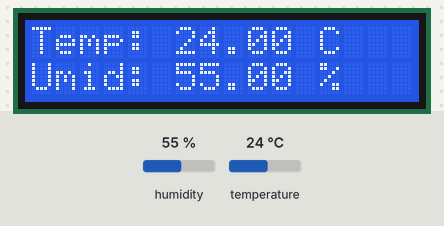
Recording of a sketch running on a simulated Arduino Uno, built with avr-gcc and run on an emulated ATmega328P. Shown: 16×2 character LCD. The inputs (shaded band) are chosen by the test bench; at power-on: humidity 55 %, temperature 24 °C. What the sketch prints to the serial monitor is not drawn.

Above: at 2.6 s.
2.7 s: humidity set to 22 %
At 4.6 s:
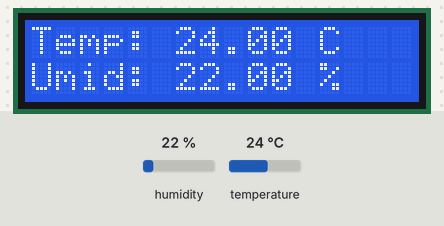
5.7 s: temperature set to 12 °C
At 6.5 s:
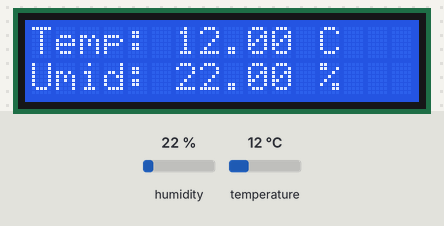
8.7 s: humidity set to 40 %
At 11.3 s:
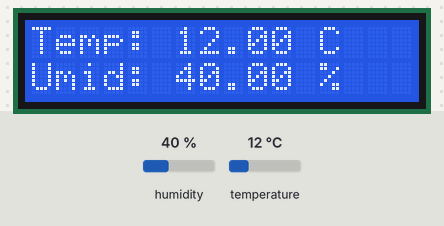
11.7 s: temperature set to 19 °C
At 13.4 s:
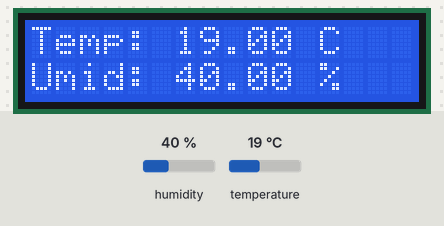
Timing chart, 0 to 14.9 s (numbered marks = the images above; inputs shaded):
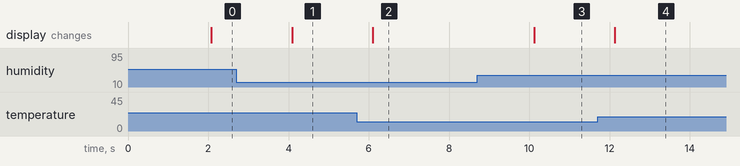

The sketch:

SensorUmidade.ino
```cpp
#include <LiquidCrystal.h>
LiquidCrystal lcd(8, 9, 4, 5, 6, 7);
#include <DHT.h>
#define DHTPIN 2
DHT sensor (DHTPIN, DHT22);
float hum, temp;

void setup(){
  Serial.begin(9600);
  Serial.println("Sensor DHT22");
  sensor.begin();
  lcd.begin(16, 2); //16 colunas e 2 linhas
  lcd.clear();
  lcd.setCursor(0,0);
  lcd.print("Temp:  ");
  lcd.setCursor(0,1);
  lcd.print("Umid: ");


}
void loop(){
  delay(2000);
  hum = sensor.readHumidity();
  temp = sensor.readTemperature();

  if (isnan(hum) || isnan(temp)) {
    Serial.println(F("Falha no sensor DHT22"));
    return;
  }
  Serial.print("Umid: ");
  Serial.print(hum);
  Serial.println(" %");
  Serial.print("Temp: ");
  Serial.print(temp);
  Serial.println(" C");

  lcd.setCursor(6,1);
  lcd.print(hum);
  lcd.println(" %   ");
  lcd.setCursor(6,0);
  lcd.print(temp);
  lcd.println(" C   ");


}
```

Measured:
- after the input at 2.7 s, the display: changes after 1.4 s (image 1)
- after the input at 5.7 s, the display: changes after 0.40 s (image 2)
- after the input at 8.7 s, the display: changes after 1.4 s (image 3)
- after the input at 11.7 s, the display: changes after 0.43 s (image 4)
